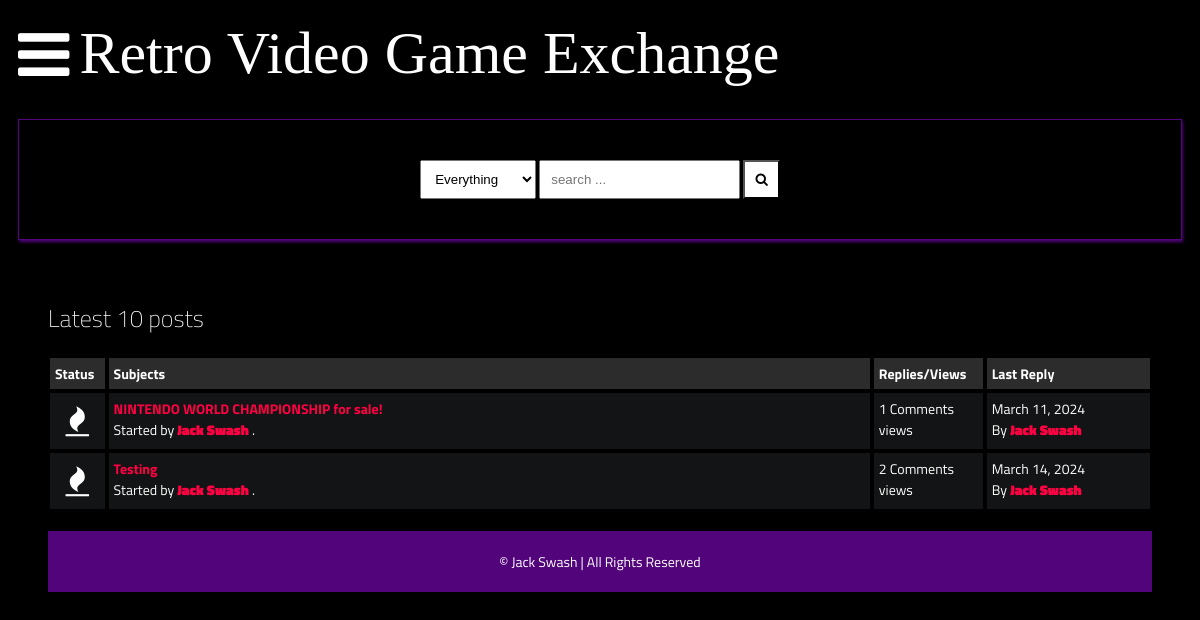
The page /latest_posts on the database as committed earlier.
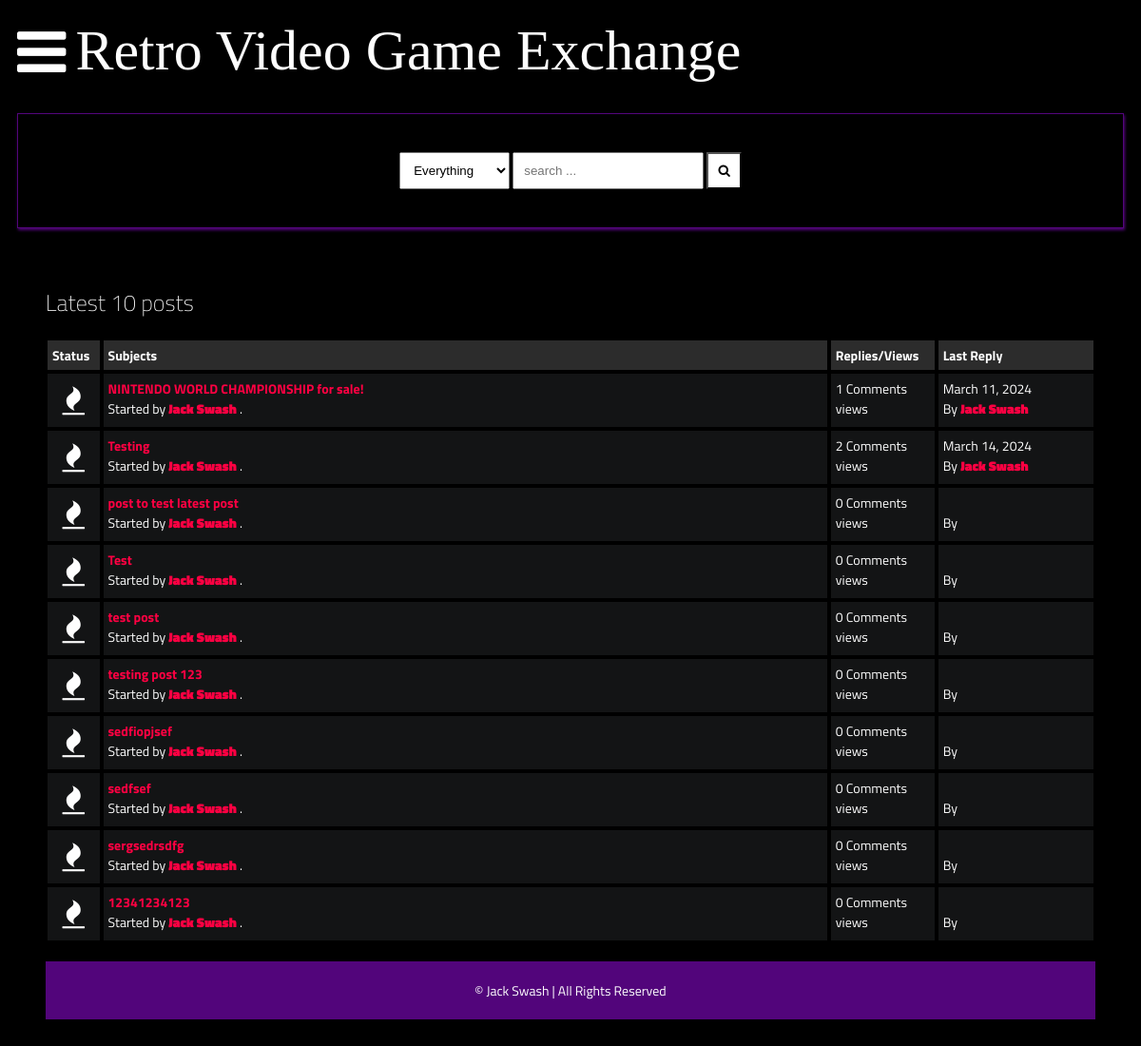
The same page on the database as committed later.
### main/models.py (models this page shows, shortened)
class Post(models.Model):
    title = models.CharField(max_length=400)
    slug = models.SlugField(max_length=400, unique=True, blank=True)
    user = models.ForeignKey(Author, on_delete=models.CASCADE)
    content = HTMLField()
    categories = models.ManyToManyField(Category)
    date = models.DateTimeField(auto_now_add=True)
    approved = models.BooleanField(default=False)
    hit_count_generic = GenericRelation (HitCount, object_id_field='object_pk',
        related_query_name='hit_count_generic_relation'
    )
    tags = TaggableManager()
    comments = models.ManyToManyField(Comment, blank=True)
    def get_url(self):
        return reverse("detail", kwargs={
            "slug":self.slug
        })
    @property
    def num_comments(self):
        return self.comments.count()
    @property
    def last_reply(self):
        return self.comments.latest("date")

class Author(models.Model):
    user = models.ForeignKey(User, on_delete=models.CASCADE)
    fullname = models.CharField(max_length=40, blank=True)
    slug = models.SlugField(max_length=400, unique=True, blank=True)
    bio = HTMLField()
    points = models.IntegerField(default=0)
    profile_pic = ResizedImageField(size=[50,80], quality=100, upload_to="authors", default=None, null=True, blank=True)

class Comment(models.Model):
    user = models.ForeignKey(Author, on_delete=models.CASCADE)
    content = models.TextField()
    date = models.DateTimeField(auto_now_add=True)
    replies = models.ManyToManyField(Reply, blank=True)

### main/views.py (the view)
# urls.py: path("latest_posts", latest_posts, name="latest_posts"),
def latest_posts(request):
    posts = Post.objects.all().filter(approved=True)[:10]
    context = {
        "posts":posts,
        "title": "RetroVideoGameExchange: Latest 10 Posts"
    }
    return render(request, "latest_posts.html", context)

### templates/latest_posts.html
{% extends 'base.html' %}
{% load hitcount_tags %}
{% block content %}
    <div class="container">
        <div class="navigate">
            <span>Latest 10 posts</span>
        </div>
        <div class="posts-table">
            <div class="table-head">
                <div class="status">Status</div>
                <div class="subjects">Subjects</div>
                <div class="replies">Replies/Views</div>
                <div class="last-reply">Last Reply</div>
            </div>
            {% for post in posts %}
            <div class="table-row">
                <div class="status"><i class="fa fa-fire"></i></div>
                <div class="subjects">
                    <a href="{{post.get_url}}">{{post.title}}</a>
                    <br>
                    <span>Started by <b><a href="">{{post.user.fullname|title}}</a></b> .</span>
                </div>
                <div class="replies">
                    {{post.num_comments}} Comments <br> {% get_hit_count for post %} views
                </div>
                <div class="last-reply">
                    {{post.last_reply.date|date}}
                    <br>By <b><a href="">{{post.last_reply.user.fullname|title}}</a></b>
                </div>
            </div>
            {% endfor%}
        </div>
    {% endblock content %}

### templates/base.html (shortened to what this page needs)
{% load static %}
<!DOCTYPE html>
<html lang="en">
<head>
    <link rel="stylesheet" href= "{% static 'style.css' %}">
    <link rel="stylesheet" href="https://cdnjs.cloudflare.com/ajax/libs/font-awesome/4.7.0/css/font-awesome.min.css">
</head>
<body>
    <header>
        <div class="navbar">
            <a class="bar-icon" id="iconBar" onclick="hideIconBar()"><i class="fa fa-bars"></i></a>
            <div class="brand">Retro Video Game Exchange</div>
        </div>
        <div class="search-box">
            <div>
                <select name="" id="">
                    <option value="Everything">Everything</option>
                </select>
                <input type="text" name="q" placeholder="search ...">
                <button><i class="fa fa-search"></i></button>
            </div>
        </div>
    </header>
{% block content %}
{% endblock  %}
    <footer>
        <span>&copy;  Jack Swash | All Rights Reserved</span>
    </footer>
</body>
</html>

### static/style.css (style rules this page uses)
* { box-sizing: border-box; }
html { font-size: 14px; font-family: 'Titillium Web', sans-serif; background-color:rgb(0,0,0); color:#FEFEFE; }
a { color:#FF0042; font-weight: bolder; text-decoration: none; }
.container { margin: 20px; padding: 20px; }
header { margin-inline: 10px; }
.navbar { display:flex; align-items: center; }
.bar-icon { font-size: 60px; display: inline-block; margin-right:10px; color: #fff; cursor: pointer; }
.brand { font-size:60px; display: inline-block; font-family:aquire; }
.search-box { border: solid 1px #52057b; margin-top: 20px; padding: 40px; display:flex; justify-content: center; box-shadow:1px 2px 3px #52057b; }
.search-box select { padding: 10px; }
.search-box input { padding: 10px; }
.search-box button { padding: 10px; background-color:#fff; color:#000000; }
footer { margin-top: 20px; padding: 20px; background-color: #52057b; display: block; text-align: center; }
.table-head { display: flex; }
.table-head div { padding: 5px; margin: 2px; background-color: #2C2C2C; font-weight: bold; }
.table-head .status { flex: 5%; }
.table-head .subjects { flex: 70%; }
.table-head .replies { flex: 10%; }
.table-head .last-reply { flex: 15%; }
.table-row { display: flex; }
.table-row .status, .table-row .subjects, .table-row .replies, .table-row .last-reply { padding: 5px; margin: 2px; background-color: #131415; }
.table-row .status { flex: 5%; font-size: 30px; text-align: center; }
.table-row .subjects { flex: 70%; }
.table-row .replies { flex: 10%; }
.table-row .last-reply { flex: 15%; }
.navigate { margin-block: 20px; font-weight: lighter; font-size: 24px; }

Rows that differ between the two databases and show on the page:
added Post: title "post to test latest post", user.fullname "Jack Swash", num_comments "0"
added Post: title "Test", user.fullname "Jack Swash", num_comments "0"
added Post: title "test post", user.fullname "Jack Swash", num_comments "0"
added Post: title "testing post 123", user.fullname "Jack Swash", num_comments "0"
added Post: title "sedfiopjsef", user.fullname "Jack Swash", num_comments "0"
added Post: title "sedfsef", user.fullname "Jack Swash", num_comments "0"
added Post: title "sergsedrsdfg", user.fullname "Jack Swash", num_comments "0"
added Post: title "12341234123", user.fullname "Jack Swash", num_comments "0"
